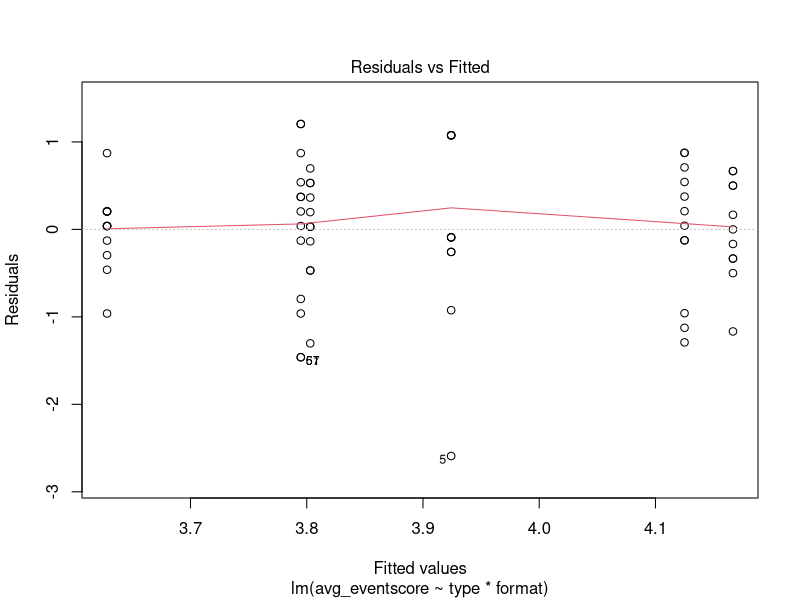
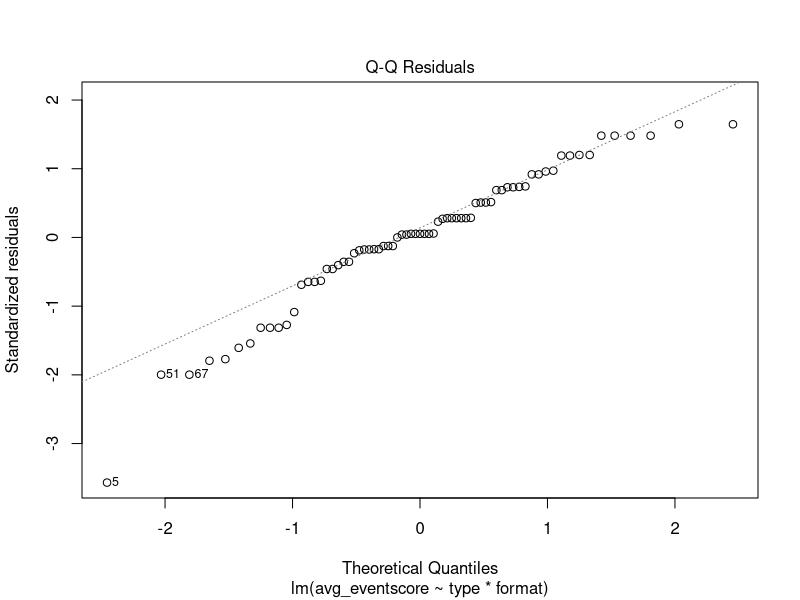
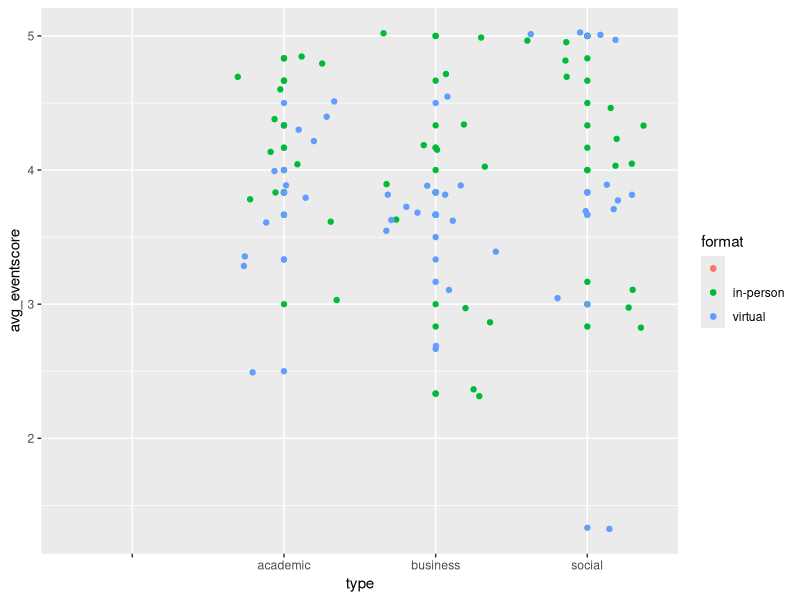
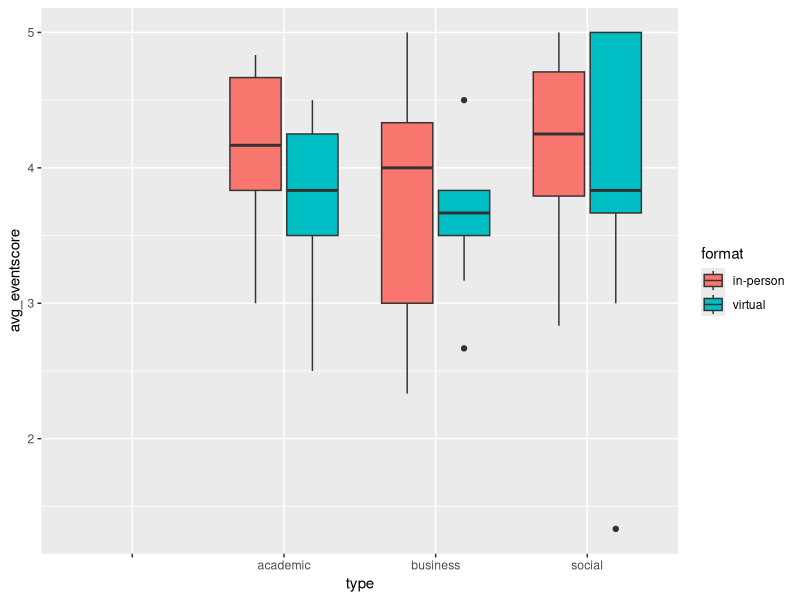
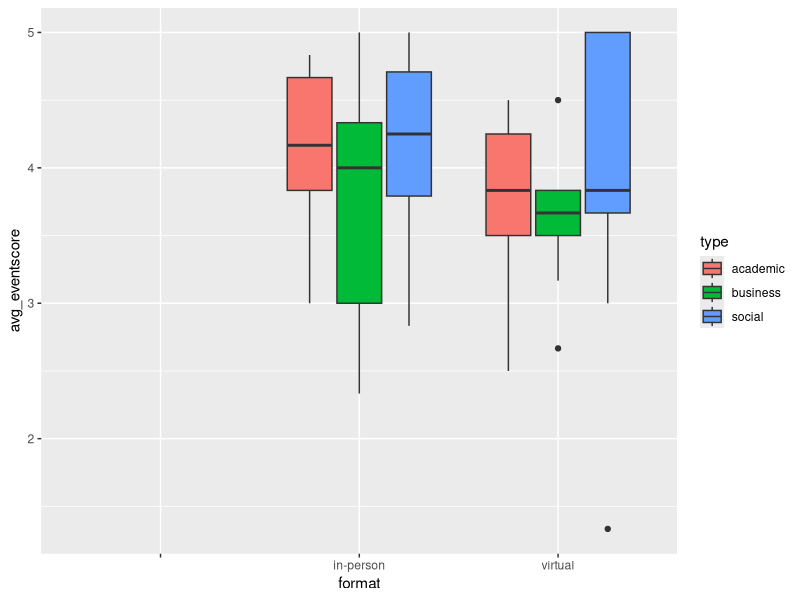
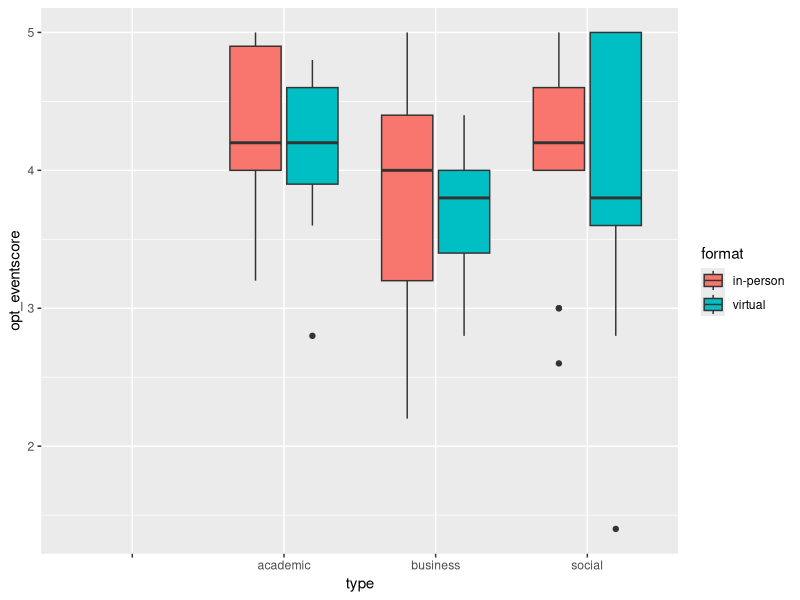
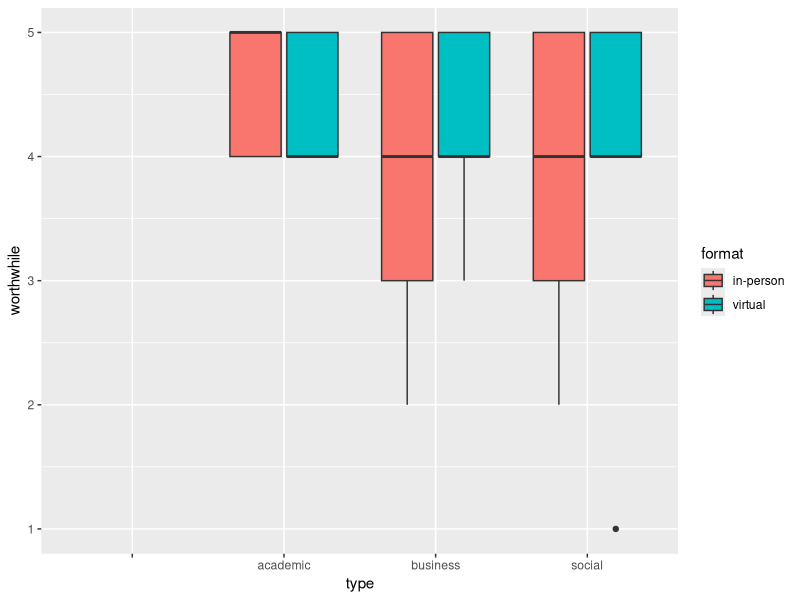
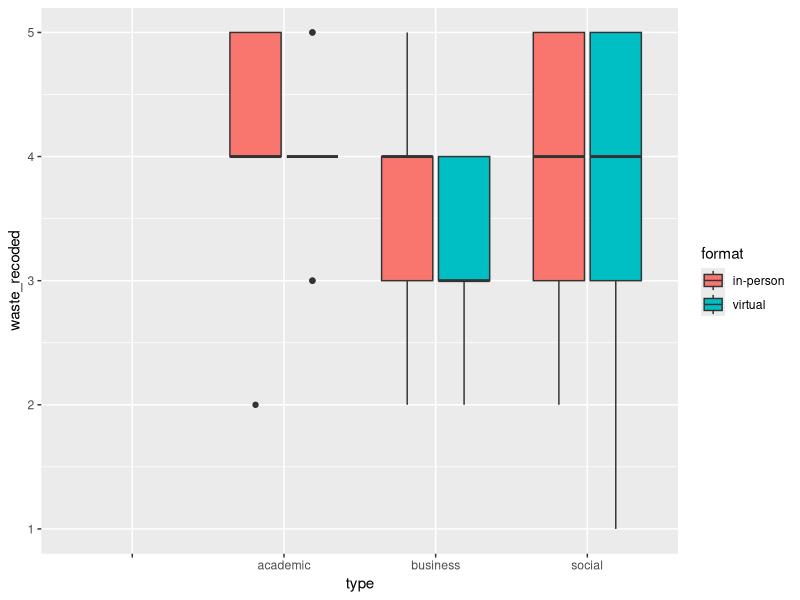

These charts were generated, in order, by the following R code:
## ---- chunk 1
knitr::opts_chunk$set(echo = TRUE, warning = FALSE)

library(tidyverse)
library(car)
## ---- chunk 2
data <- read.csv('MP2_data.csv')

data <- data %>%
  select(choice, worthwhile, connect, waste, value, engage, attend, type, format) %>%
  filter(!row_number() %in% c(1, 2),
         !is.na(attend)) %>%
  mutate(choice = as.numeric(choice),
         worthwhile = as.numeric(worthwhile),
         connect = as.numeric(connect),
         waste = as.numeric(waste),
         value = as.numeric(value),
         engage = as.numeric(engage),
         attend = as.numeric(attend))

cleaned_data <- data %>%
  mutate(waste_recoded = 6 - waste,
         sum_eventscore = worthwhile + connect + waste_recoded + value + engage + attend,
         avg_eventscore = sum_eventscore / 6)
## ---- chunk 3
cleaned_data %>%
  group_by(type, format) %>%
  summarize(m = mean(avg_eventscore), sd = sd(avg_eventscore), n = n())

model1 <- lm(avg_eventscore ~ type*format, data = cleaned_data)
anova(model1)
#No significant differences. Not even when looking only at the virtual group, or only at the difference between the academic and business virtual groups. Alas. 

leveneTest(avg_eventscore ~ type * format, data = cleaned_data)
#Significant difference, invalid 

plot(model1, which = 1)
plot(model1, which = 2)

ggplot(cleaned_data, aes(x = type, y = avg_eventscore, color = format)) + 
  geom_point() + geom_jitter()
ggplot(cleaned_data, aes(x = type, y = avg_eventscore, fill = format)) + 
  geom_boxplot()
ggplot(cleaned_data, aes(x = format, y = avg_eventscore, fill = type)) + 
  geom_boxplot()
## ---- chunk 4
cleaned_data %>%
  group_by(type) %>%
  summarize(n = n(),
            s = sd(choice),
            m = mean(choice))

mod_choice <- lm(choice ~ type * format, cleaned_data)
anova(mod_choice)

no_business <- cleaned_data %>%
  filter(type != 'business')

mod_nobus <- lm(avg_eventscore ~ type*format, data = no_business)
anova(mod_nobus)

leveneTest(avg_eventscore ~ type * format, data = no_business)
# perhaps removing business makes the conditions for the model better
## ---- chunk 5
#Correlation testing the response scale score. 
#Dropping the Choice and Connect variables (both only loosely correlated with the rest of the group) creates a stronger scale score.
library(psych)
corr.test(select(cleaned_data, worthwhile, waste_recoded, value, engage, attend))$r
psych::alpha(select(cleaned_data, worthwhile, waste_recoded, value, engage, attend))

scale_scores <- cleaned_data %>%
  mutate(opt_eventscore = (worthwhile + waste_recoded + value + engage + attend)/5) %>%
  select(-waste, -sum_eventscore, -avg_eventscore)

ggplot(scale_scores, aes(x = type, y = opt_eventscore, fill = format)) + geom_boxplot()

model_scaled <- lm(opt_eventscore ~ type*format, data = scale_scores)
anova(model_scaled)
leveneTest(opt_eventscore ~ type*format, data = scale_scores)
#Fixes the unequal variances problem, but still nothing significant
## ---- chunk 6
ggplot(scale_scores, aes(x = type, y = worthwhile, fill = format)) + geom_boxplot()
ggplot(scale_scores, aes(x = type, y = waste_recoded, fill = format)) + geom_boxplot()
ggplot(scale_scores, aes(x = type, y = value, fill = format)) + geom_boxplot()
ggplot(scale_scores, aes(x = type, y = engage, fill = format)) + geom_boxplot()
ggplot(scale_scores, aes(x = type, y = attend, fill = format)) + geom_boxplot()


#Looking only at academic and business, with value as a response
no_soc <- scale_scores %>%
  filter(type != "social")
no_soc_value <- lm(value ~ type*format, data = no_soc)
anova(no_soc_value)
leveneTest(value~ type*format, data = no_soc)
plot(no_soc_value, which = 2)
plot(no_soc_value, which = 1)

#Looking at engagement as a response
engagement <- lm(engage ~ type*format, data = scale_scores)
#I think that stands up even after Bonferroni
anova(engagement)
leveneTest(engage ~ type*format, data = scale_scores)
plot(engagement, which = 2)
qplot(engagement$residuals, geom = "histogram", binwidth = 0.5)
TukeyHSD(aov(engage ~ type, data = scale_scores))
TukeyHSD(aov(engage ~ type*format, data = scale_scores))

#Looking at waste - nothing in the normal, barely scraped into significance if you exclude social
#but it's close enough that any multiple comparisons correction will make it insignificant
waste <- lm(waste_recoded ~ type*format, data = scale_scores)
anova(waste)
waste_b <- lm(waste_recoded ~ type*format, data = no_soc)
anova(waste_b)
leveneTest(waste_recoded ~ type*format, data = scale_scores)

#I personally don't see differences in many of the others that would be close enough to significant to try, but who knows
